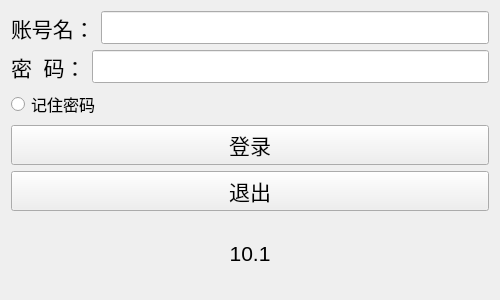
<?xml version="1.0" encoding="UTF-8"?>
<ui version="4.0">
 <class>LodingWidget</class>
 <widget class="QWidget" name="LodingWidget">
  <property name="geometry">
   <rect>
    <x>0</x>
    <y>0</y>
    <width>500</width>
    <height>300</height>
   </rect>
  </property>
  <property name="minimumSize">
   <size>
    <width>500</width>
    <height>300</height>
   </size>
  </property>
  <property name="maximumSize">
   <size>
    <width>500</width>
    <height>300</height>
   </size>
  </property>
  <property name="font">
   <font>
    <pointsize>16</pointsize>
   </font>
  </property>
  <property name="windowTitle">
   <string>LodingWidget</string>
  </property>
  <layout class="QVBoxLayout" name="verticalLayout">
   <item>
    <layout class="QHBoxLayout" name="horizontalLayout">
     <item>
      <widget class="QLabel" name="label">
       <property name="text">
        <string>账号名：</string>
       </property>
       <property name="buddy">
        <cstring>lineEditUser</cstring>
       </property>
      </widget>
     </item>
     <item>
      <widget class="QLineEdit" name="lineEditUser"/>
     </item>
    </layout>
   </item>
   <item>
    <layout class="QHBoxLayout" name="horizontalLayout_2">
     <item>
      <widget class="QLabel" name="label_2">
       <property name="text">
        <string>密  码：</string>
       </property>
       <property name="buddy">
        <cstring>lineEditPassword</cstring>
       </property>
      </widget>
     </item>
     <item>
      <widget class="QLineEdit" name="lineEditPassword"/>
     </item>
    </layout>
   </item>
   <item>
    <widget class="QRadioButton" name="radioButtonRe">
     <property name="font">
      <font>
       <pointsize>12</pointsize>
      </font>
     </property>
     <property name="text">
      <string>记住密码</string>
     </property>
    </widget>
   </item>
   <item>
    <widget class="QPushButton" name="pushButtonLog">
     <property name="text">
      <string>登录</string>
     </property>
    </widget>
   </item>
   <item>
    <widget class="QPushButton" name="pushButtonQuit">
     <property name="text">
      <string>退出</string>
     </property>
    </widget>
   </item>
   <item>
    <widget class="QLabel" name="VersionLab">
     <property name="frameShape">
      <enum>QFrame::NoFrame</enum>
     </property>
     <property name="text">
      <string>10.1</string>
     </property>
     <property name="textFormat">
      <enum>Qt::AutoText</enum>
     </property>
     <property name="alignment">
      <set>Qt::AlignCenter</set>
     </property>
    </widget>
   </item>
  </layout>
 </widget>
 <layoutdefault spacing="6" margin="11"/>
 <resources/>
 <connections>
  <connection>
   <sender>pushButtonQuit</sender>
   <signal>clicked()</signal>
   <receiver>LodingWidget</receiver>
   <slot>close()</slot>
   <hints>
    <hint type="sourcelabel">
     <x>242</x>
     <y>175</y>
    </hint>
    <hint type="destinationlabel">
     <x>214</x>
     <y>195</y>
    </hint>
   </hints>
  </connection>
 </connections>
</ui>
